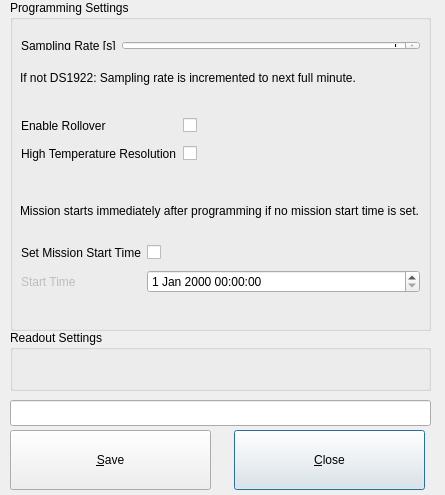
<?xml version="1.0" encoding="UTF-8"?>
<ui version="4.0">
 <class>MissionParameterUIClass</class>
 <widget class="QDialog" name="MissionParameterUIClass">
  <property name="windowModality">
   <enum>Qt::WindowModal</enum>
  </property>
  <property name="geometry">
   <rect>
    <x>0</x>
    <y>0</y>
    <width>445</width>
    <height>495</height>
   </rect>
  </property>
  <property name="minimumSize">
   <size>
    <width>445</width>
    <height>495</height>
   </size>
  </property>
  <property name="maximumSize">
   <size>
    <width>445</width>
    <height>495</height>
   </size>
  </property>
  <property name="windowTitle">
   <string>iAssist - Edit Mission Parameter File</string>
  </property>
  <widget class="QLineEdit" name="txtStatus">
   <property name="geometry">
    <rect>
     <x>10</x>
     <y>400</y>
     <width>421</width>
     <height>26</height>
    </rect>
   </property>
   <property name="focusPolicy">
    <enum>Qt::NoFocus</enum>
   </property>
   <property name="readOnly">
    <bool>true</bool>
   </property>
  </widget>
  <widget class="QPushButton" name="btnClose">
   <property name="geometry">
    <rect>
     <x>234</x>
     <y>430</y>
     <width>191</width>
     <height>60</height>
    </rect>
   </property>
   <property name="text">
    <string>&amp;Close</string>
   </property>
  </widget>
  <widget class="QPushButton" name="btnSave">
   <property name="geometry">
    <rect>
     <x>10</x>
     <y>430</y>
     <width>201</width>
     <height>60</height>
    </rect>
   </property>
   <property name="text">
    <string>&amp;Save</string>
   </property>
  </widget>
  <widget class="QGroupBox" name="groupBox">
   <property name="geometry">
    <rect>
     <x>10</x>
     <y>0</y>
     <width>421</width>
     <height>331</height>
    </rect>
   </property>
   <property name="title">
    <string>Programming Settings</string>
   </property>
   <widget class="QWidget" name="formLayoutWidget_4">
    <property name="geometry">
     <rect>
      <x>0</x>
      <y>30</y>
      <width>421</width>
      <height>31</height>
     </rect>
    </property>
    <layout class="QFormLayout" name="formLayout_6">
     <item row="0" column="1">
      <widget class="QSpinBox" name="pSamplingRate">
       <property name="sizePolicy">
        <sizepolicy hsizetype="Preferred" vsizetype="Maximum">
         <horstretch>0</horstretch>
         <verstretch>0</verstretch>
        </sizepolicy>
       </property>
       <property name="toolTip">
        <string>[1, 982800]</string>
       </property>
       <property name="alignment">
        <set>Qt::AlignRight|Qt::AlignTrailing|Qt::AlignVCenter</set>
       </property>
       <property name="minimum">
        <number>1</number>
       </property>
       <property name="maximum">
        <number>982800</number>
       </property>
      </widget>
     </item>
     <item row="0" column="0">
      <widget class="QLabel" name="label1">
       <property name="sizePolicy">
        <sizepolicy hsizetype="Minimum" vsizetype="Minimum">
         <horstretch>200</horstretch>
         <verstretch>1</verstretch>
        </sizepolicy>
       </property>
       <property name="layoutDirection">
        <enum>Qt::LeftToRight</enum>
       </property>
       <property name="text">
        <string>Sampling Rate [s]</string>
       </property>
      </widget>
     </item>
    </layout>
   </widget>
   <widget class="QLabel" name="label_3">
    <property name="geometry">
     <rect>
      <x>10</x>
      <y>70</y>
      <width>410</width>
      <height>16</height>
     </rect>
    </property>
    <property name="text">
     <string>If not DS1922: Sampling rate is incremented to next full minute.</string>
    </property>
    <property name="wordWrap">
     <bool>true</bool>
    </property>
   </widget>
   <widget class="QWidget" name="formLayoutWidget_6">
    <property name="geometry">
     <rect>
      <x>0</x>
      <y>100</y>
      <width>421</width>
      <height>80</height>
     </rect>
    </property>
    <layout class="QFormLayout" name="formLayout_8">
     <item row="0" column="0">
      <widget class="QLabel" name="label3">
       <property name="sizePolicy">
        <sizepolicy hsizetype="Minimum" vsizetype="Minimum">
         <horstretch>200</horstretch>
         <verstretch>1</verstretch>
        </sizepolicy>
       </property>
       <property name="toolTip">
        <string>Do not modify!</string>
       </property>
       <property name="text">
        <string>Enable Rollover</string>
       </property>
      </widget>
     </item>
     <item row="1" column="0">
      <widget class="QLabel" name="label5">
       <property name="sizePolicy">
        <sizepolicy hsizetype="Minimum" vsizetype="Minimum">
         <horstretch>200</horstretch>
         <verstretch>1</verstretch>
        </sizepolicy>
       </property>
       <property name="toolTip">
        <string>low temperature resolutoin:	8 bit
high temperature resolution:	16 bit</string>
       </property>
       <property name="text">
        <string>High Temperature Resolution</string>
       </property>
      </widget>
     </item>
     <item row="0" column="1">
      <widget class="QCheckBox" name="pEnRollover">
       <property name="sizePolicy">
        <sizepolicy hsizetype="Maximum" vsizetype="Fixed">
         <horstretch>0</horstretch>
         <verstretch>0</verstretch>
        </sizepolicy>
       </property>
       <property name="text">
        <string/>
       </property>
       <property name="checkable">
        <bool>true</bool>
       </property>
       <property name="tristate">
        <bool>false</bool>
       </property>
      </widget>
     </item>
     <item row="1" column="1">
      <widget class="QCheckBox" name="pEnHighTempRes">
       <property name="sizePolicy">
        <sizepolicy hsizetype="Maximum" vsizetype="Fixed">
         <horstretch>0</horstretch>
         <verstretch>0</verstretch>
        </sizepolicy>
       </property>
       <property name="text">
        <string/>
       </property>
      </widget>
     </item>
    </layout>
   </widget>
   <widget class="QWidget" name="formLayoutWidget_5">
    <property name="geometry">
     <rect>
      <x>0</x>
      <y>230</y>
      <width>421</width>
      <height>80</height>
     </rect>
    </property>
    <layout class="QFormLayout" name="formLayout_7">
     <item row="0" column="0">
      <widget class="QLabel" name="label6">
       <property name="sizePolicy">
        <sizepolicy hsizetype="Minimum" vsizetype="Minimum">
         <horstretch>200</horstretch>
         <verstretch>1</verstretch>
        </sizepolicy>
       </property>
       <property name="font">
        <font>
         <strikeout>false</strikeout>
        </font>
       </property>
       <property name="text">
        <string>Set Mission Start Time</string>
       </property>
      </widget>
     </item>
     <item row="0" column="1">
      <widget class="QCheckBox" name="pSetMissionStartTime">
       <property name="sizePolicy">
        <sizepolicy hsizetype="Maximum" vsizetype="Fixed">
         <horstretch>0</horstretch>
         <verstretch>0</verstretch>
        </sizepolicy>
       </property>
       <property name="text">
        <string/>
       </property>
      </widget>
     </item>
     <item row="1" column="0">
      <widget class="QLabel" name="lMissionStartTime">
       <property name="enabled">
        <bool>false</bool>
       </property>
       <property name="text">
        <string>Start Time</string>
       </property>
      </widget>
     </item>
     <item row="1" column="1">
      <widget class="QDateTimeEdit" name="pMissionStartTime"/>
     </item>
    </layout>
   </widget>
   <widget class="QLabel" name="label_2">
    <property name="geometry">
     <rect>
      <x>10</x>
      <y>180</y>
      <width>401</width>
      <height>61</height>
     </rect>
    </property>
    <property name="text">
     <string>Mission starts immediately after programming if no mission start time is set.</string>
    </property>
    <property name="wordWrap">
     <bool>true</bool>
    </property>
   </widget>
  </widget>
  <widget class="QGroupBox" name="groupBox_2">
   <property name="geometry">
    <rect>
     <x>10</x>
     <y>330</y>
     <width>421</width>
     <height>61</height>
    </rect>
   </property>
   <property name="title">
    <string>Readout Settings</string>
   </property>
   <widget class="QWidget" name="formLayoutWidget">
    <property name="geometry">
     <rect>
      <x>0</x>
      <y>30</y>
      <width>421</width>
      <height>21</height>
     </rect>
    </property>
    <layout class="QFormLayout" name="formLayout">
     <item row="0" column="1">
      <widget class="QCheckBox" name="pEnTempCalib">
       <property name="sizePolicy">
        <sizepolicy hsizetype="Maximum" vsizetype="Fixed">
         <horstretch>0</horstretch>
         <verstretch>0</verstretch>
        </sizepolicy>
       </property>
       <property name="text">
        <string/>
       </property>
      </widget>
     </item>
     <item row="0" column="0">
      <widget class="QLabel" name="label">
       <property name="text">
        <string>Automatic Temperature Calibration</string>
       </property>
      </widget>
     </item>
    </layout>
   </widget>
  </widget>
  <zorder>groupBox_2</zorder>
  <zorder>groupBox</zorder>
  <zorder>txtStatus</zorder>
  <zorder>btnClose</zorder>
  <zorder>btnSave</zorder>
 </widget>
 <layoutdefault spacing="6" margin="11"/>
 <tabstops>
  <tabstop>btnSave</tabstop>
  <tabstop>btnClose</tabstop>
 </tabstops>
 <resources/>
 <connections/>
</ui>
